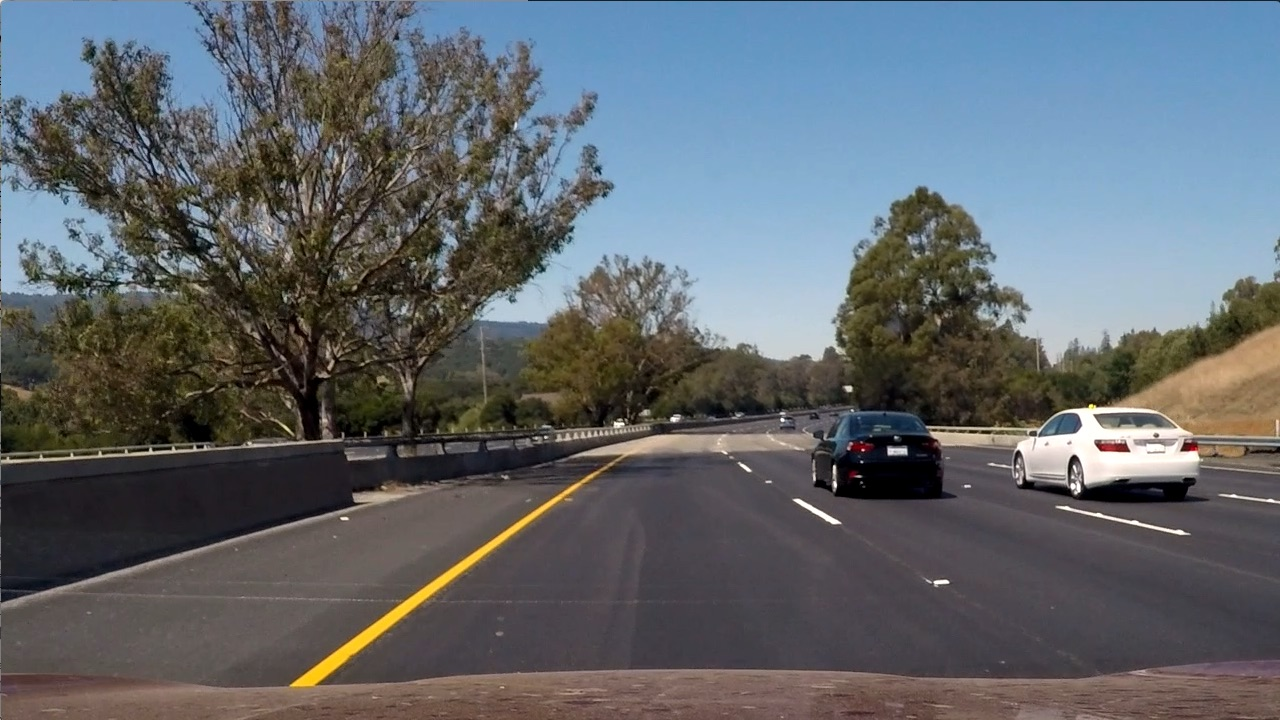
#> input picture CarND-Advanced-Lane-Lines-P4/test_images/test6.jpg, 1280 x 720 px
$ jupyter execute --allow-errors final_processing_pipeline.ipynb   (shell and % lines are left out)   (older library calls are emulated)
#> lines starting #> are read from the running program, lines starting #| are printed output that depends on the picture; after the words box and inside, x2 and y2 are one past the last pixel; in counts of white or black regions, pixels touching at a corner belong together
### CarND-Advanced-Lane-Lines-P4/cool_image_functions.py
import numpy as np
import cv2
import glob
import matplotlib.pyplot as plt
import pickle


def caliberate_camera():
    "returns objpoints ans imgpoints"

    nx = 9
    ny = 6
    # prepare object points, like (0,0,0), (1,0,0), (2,0,0) ....,(6,5,0)
    objp = np.zeros((ny*nx,3), np.float32)
    objp[:,:2] = np.mgrid[0:nx, 0:ny].T.reshape(-1,2)

    # Arrays to store object points and image points from all the images.
    objpoints = [] # 3d points in real world space
    imgpoints = [] # 2d points in image plane.

    # Make a list of calibration images
    images = glob.glob("camera_cal/calibration*.jpg")

    # Step through the list and search for chessboard corners
    for idx, fname in enumerate(images):
       img = cv2.imread(fname)
       gray = cv2.cvtColor(img, cv2.COLOR_BGR2GRAY)

       # Find the chessboard corners
       ret, corners = cv2.findChessboardCorners(gray, (nx,ny), None)

       # If found, add object points, image points
       if ret == True:
          objpoints.append(objp)
          imgpoints.append(corners)

    img = cv2.imread('camera_cal/calibration11.jpg')
    img_size = (img.shape[1], img.shape[0])

    ret, mtx, dist, rvecs, tvecs = cv2.calibrateCamera(objpoints, imgpoints, img_size, None, None)

    dist_pickle = {}
    dist_pickle["mtx"] = mtx
    dist_pickle["dist"] = dist
    pickle.dump( dist_pickle, open( "camera_cal/mtx_dist_pickle.p", "wb" ) )

    return mtx, dist

def cal_undistort(img, mtx, dist):
    """Returns undistorted image."""
    #undistort using saved camera caliberation result
    undist = cv2.undistort(img, mtx, dist, None, mtx)
    cv2.imwrite('calibration_wide/test_undist.jpg',undist)

    return undist

def apply_color_and_gradient_threshold(img, s_thresh=(170, 255), sx_thresh=(20, 100)):
    img = np.copy(img)

    # Convert to HSV color space and separate the V channel
    hls = cv2.cvtColor(img, cv2.COLOR_RGB2HLS).astype(np.float)
    l_channel = hls[:,:,1]
    s_channel = hls[:,:,2]
    gray = cv2.cvtColor(img, cv2.COLOR_RGB2GRAY)

    # Sobel x (try with l_channel and gray interchangably: rajesh)
    sobelx = cv2.Sobel(gray, cv2.CV_64F, 1, 0) # Take the derivative in x
    abs_sobelx = np.absolute(sobelx) # Absolute x derivative to accentuate lines away from horizontal
    scaled_sobel = np.uint8(255*abs_sobelx/np.max(abs_sobelx))

    # Threshold x gradient
    sxbinary = np.zeros_like(scaled_sobel)
    sxbinary[(scaled_sobel >= sx_thresh[0]) & (scaled_sobel <= sx_thresh[1])] = 1

    # Threshold color channel
    s_binary = np.zeros_like(s_channel)
    s_binary[(s_channel >= s_thresh[0]) & (s_channel <= s_thresh[1])] = 1

    # Stack each channel
    # Note color_binary[:, :, 0] is all 0s, effectively an all black image. It might
    # be beneficial to replace this channel with something else.
    color_binary = np.dstack(( np.zeros_like(sxbinary), sxbinary, s_binary))

    # Combine the two binary thresholds
    combined_binary = np.zeros_like(sxbinary)
    combined_binary[(s_binary == 1) | (sxbinary == 1)] = 1

    return combined_binary, color_binary

def mask_this_image(img, points):
    '''set the non-regionOfInterest to black'''
    mask = np.zeros_like(img)
    ignore_mask_color = 255

    cv2.fillPoly(mask, points, ignore_mask_color)

    result = cv2.bitwise_and(img, mask)
    return result


def transform_perspective(src, dst, img, image_shape):
    M = cv2.getPerspectiveTransform(src, dst)
    Minv = cv2.getPerspectiveTransform(dst, src)
    warped = cv2.warpPerspective(img, M, (image_shape[1], image_shape[0]), flags=cv2.INTER_LINEAR)

    return warped, Minv


def extract_pixel_positions(img):

    binary_warped = img
    # Assuming you have created a warped binary image called "binary_warped"
    # Take a histogram of the bottom half of the image
    histogram = np.sum(binary_warped[int(binary_warped.shape[0]/2):,:], axis=0)
    # Create an output image to draw on and  visualize the result
    out_img = np.dstack((binary_warped, binary_warped, binary_warped))*255
    # Find the peak of the left and right halves of the histogram
    # These will be the starting point for the left and right lines
    midpoint = np.int(histogram.shape[0]/2)
    leftx_base = np.argmax(histogram[:midpoint])
    rightx_base = np.argmax(histogram[midpoint:]) + midpoint

    # Choose the number of sliding windows
    nwindows = 9
    # Set height of windows
    window_height = np.int(binary_warped.shape[0]/nwindows)
    # Identify the x and y positions of all nonzero pixels in the image
    nonzero = binary_warped.nonzero()
    nonzeroy = np.array(nonzero[0])
    nonzerox = np.array(nonzero[1])
    # Current positions to be updated for each window
    leftx_current = leftx_base
    rightx_current = rightx_base
    # Set the width of the windows +/- margin
    margin = 100
    # Set minimum number of pixels found to recenter window
    minpix = 50
    # Create empty lists to receive left and right lane pixel indices
    left_lane_inds = []
    right_lane_inds = []

    # Step through the windows one by one
    for window in range(nwindows):
        # Identify window boundaries in x and y (and right and left)
        win_y_low = binary_warped.shape[0] - (window+1)*window_height
        win_y_high = binary_warped.shape[0] - window*window_height
        win_xleft_low = leftx_current - margin
        win_xleft_high = leftx_current + margin
        win_xright_low = rightx_current - margin
        win_xright_high = rightx_current + margin
        # Draw the windows on the visualization image
        cv2.rectangle(out_img,(win_xleft_low,win_y_low),(win_xleft_high,win_y_high),(0,255,0), 2)
        cv2.rectangle(out_img,(win_xright_low,win_y_low),(win_xright_high,win_y_high),(0,255,0), 2)
        # Identify the nonzero pixels in x and y within the window
        good_left_inds = ((nonzeroy >= win_y_low) & (nonzeroy < win_y_high) & (nonzerox >= win_xleft_low) & (nonzerox < win_xleft_high)).nonzero()[0]
        good_right_inds = ((nonzeroy >= win_y_low) & (nonzeroy < win_y_high) & (nonzerox >= win_xright_low) & (nonzerox < win_xright_high)).nonzero()[0]
        # Append these indices to the lists
        left_lane_inds.append(good_left_inds)
        right_lane_inds.append(good_right_inds)
        # If you found > minpix pixels, recenter next window on their mean position
        if len(good_left_inds) > minpix:
           leftx_current = np.int(np.mean(nonzerox[good_left_inds]))
        if len(good_right_inds) > minpix:
           rightx_current = np.int(np.mean(nonzerox[good_right_inds]))

    # Concatenate the arrays of indices
    left_lane_inds = np.concatenate(left_lane_inds)
    right_lane_inds = np.concatenate(right_lane_inds)

    # Extract left and right line pixel positions
    leftx = nonzerox[left_lane_inds]
    lefty = nonzeroy[left_lane_inds]
    rightx = nonzerox[right_lane_inds]
    righty = nonzeroy[right_lane_inds]

    return leftx, lefty, rightx, righty, out_img, nonzerox, nonzeroy, left_lane_inds, right_lane_inds

def evaluate_polynomial(indep, poly_coeffs):
    return poly_coeffs[0]*indep**2 + poly_coeffs[1]*indep + poly_coeffs[2]

def center(y, left_poly, right_poly):
    center = (1.5 * evaluate_polynomial(y, left_poly) - evaluate_polynomial(y, right_poly)) / 2
    return center


def write_data_on_image(img, left_curvature, right_curvature, curvature, vehicle_position):

    # Convert from pixels to meters
    vehicle_position = vehicle_position / 12800 * 3.7
    #curvature = curvature / 128 * 3.7

    font = cv2.FONT_HERSHEY_SIMPLEX
    cv2.putText(img, 'Radius of Curvature = %d(m)' % curvature, (50, 50), font, 1, (255, 255, 255), 2)
    cv2.putText(img, 'Left Curvature = %d(m)' % left_curvature, (50, 150), font, 1, (255, 255, 255), 2)
    cv2.putText(img, 'Right Curvature = %d(m)' % right_curvature, (50, 200), font, 1, (255, 255, 255), 2)
    left_or_right = "left" if vehicle_position < 0 else "right"
    cv2.putText(img, 'Vehicle is %.2fm %s of center' % (np.abs(vehicle_position), left_or_right), (50, 100), font, 1,
                (255, 255, 255), 2)

### CarND-Advanced-Lane-Lines-P4/final_processing_pipeline.ipynb
[cell 1]
import numpy as np
import cv2
import glob
import matplotlib.pyplot as plt
import matplotlib.image as mpimg
import pickle
import collections
from moviepy.editor import VideoFileClip
from IPython.display import HTML
from cool_image_functions import *

#> (a cell that did not finish here is left out)

[cell 3]
image_count = 0
prev_left_fitx = 0
prev_right_fitx = 0
prev_ploty = 0

similarity_theta = 8*100000
average_buffer_size = 80
min_avg_gap = 40*10000
global left_fitx_buffer, right_fitx_buffer, ploty_buffer
left_fitx_buffer = collections.deque(maxlen=average_buffer_size)
right_fitx_buffer = collections.deque(maxlen=average_buffer_size)
ploty_buffer = collections.deque(maxlen=average_buffer_size)

def processing_pipeline(current_image):

    global prev_left_fitx, prev_right_fitx, prev_ploty, image_count
    image_count = image_count + 1


    # load the caliberation result and use for undistorting any imag
    dist_pickle = pickle.load( open( "camera_cal/mtx_dist_pickle.p", "rb" ) )
    mtx = dist_pickle["mtx"]
    dist = dist_pickle["dist"]

    # undistort
    img = current_image
    image_shape = img.shape
    undistorted_img = cal_undistort(img, mtx, dist)

    #color_binary to check the individual contributions of x_gradient and color channel
    processed_image, color_binary = apply_color_and_gradient_threshold(undistorted_img, (170, 255), (35, 100))

    # Perform Masking
    points = np.array([[(0,image_shape[0]),(550, 470), (700, 470), (image_shape[1],image_shape[0])]], dtype=np.int32)
    masked_image = mask_this_image(processed_image, points)

    # Warping: Perspective Transformation
    src = np.float32(
    [[120, 720],
     [550, 470],
     [700, 470],
     [1160, 720]])

    dst = np.float32(
    [[200,720],
     [200,0],
     [1080,0],
     [1080,720]])
    warped_image, Minv = transform_perspective(src, dst, masked_image, image_shape)

    # Fit a polynomial on lane lines
    leftx, lefty, rightx, righty, out_img, nonzerox, nonzeroy, left_lane_inds, right_lane_inds   = extract_pixel_positions(warped_image)

    left_fit = np.polyfit(lefty, leftx, 2)
    right_fit = np.polyfit(righty, rightx, 2)

    ploty = np.linspace(0, warped_image.shape[0]-1, warped_image.shape[0] )
    left_fitx = left_fit[0]*ploty**2 + left_fit[1]*ploty + left_fit[2]
    right_fitx = right_fit[0]*ploty**2 + right_fit[1]*ploty + right_fit[2]

    if image_count > 1:
        max_gap = np.max(np.abs(right_fitx - left_fitx))
        min_gap = np.min(np.abs(right_fitx - left_fitx))
        #print (max_gap, min_gap)
        if ( (sum(np.abs(right_fitx - prev_right_fitx))) > similarity_theta ) or (min_gap < 100):
            left_fitx = prev_left_fitx
            right_fitx  = prev_right_fitx
            ploty = prev_ploty
    ploty_buffer.append(ploty)
    left_fitx_buffer.append(left_fitx)
    right_fitx_buffer.append(right_fitx)

    avg_ploty = sum(ploty_buffer) / min(image_count,average_buffer_size)
    avg_left_fitx = sum(left_fitx_buffer) / min(image_count,average_buffer_size)
    avg_right_fitx = sum(right_fitx_buffer) / min(image_count,average_buffer_size)

    # Determine curvature of the lane
    y_eval = 500

    # Define conversions in x and y from pixels space to meters
    ym_per_pix = 30/720 # meters per pixel in y dimension
    xm_per_pix = 3.7/700 # meters per pixel in x dimension

    # Fit new polynomials to x,y in world space
    left_fit_cr = np.polyfit(lefty*ym_per_pix, leftx*xm_per_pix, 2)
    right_fit_cr = np.polyfit(righty*ym_per_pix, rightx*xm_per_pix, 2)
    # Calculate the new radii of curvature
    left_curverad = ((1 + (2*left_fit_cr[0]*y_eval*ym_per_pix + left_fit_cr[1])**2)**1.5) / np.absolute(2*left_fit_cr[0])
    right_curverad = ((1 + (2*right_fit_cr[0]*y_eval*ym_per_pix + right_fit_cr[1])**2)**1.5) / np.absolute(2*right_fit_cr[0])
    # Now our radius of curvature is in meters

    curvature = (left_curverad + right_curverad) / 2
    centre = center(719, left_fit, right_fit)

    # Plot result on the road

    # Create an image to draw the lines on
    warp_zero = np.zeros_like(warped_image).astype(np.uint8)
    color_warp = np.dstack((warp_zero, warp_zero, warp_zero))

    # Recast the x and y points into usable format for cv2.fillPoly()
    pts_left = np.array([np.transpose(np.vstack([avg_left_fitx, avg_ploty]))])
    pts_right = np.array([np.flipud(np.transpose(np.vstack([avg_right_fitx, avg_ploty])))])
    pts = np.hstack((pts_left, pts_right))

    # Draw the lane onto the warped blank image
    cv2.fillPoly(color_warp, np.int_([pts]), (0,255, 0))

    # Warp the blank back to original image space using inverse perspective matrix (Minv)
    newwarp = cv2.warpPerspective(color_warp, Minv, (image_shape[1], image_shape[0]))
    # Combine the result with the original image
    result = cv2.addWeighted(undistorted_img, 1, newwarp, 0.3, 0)

    # Write curvature on the image
    write_data_on_image(result, curvature=curvature, left_curvature=left_curverad,  right_curvature=right_curverad, vehicle_position=centre)

    prev_left_fitx = left_fitx
    prev_right_fitx = right_fitx
    prev_ploty = ploty

    return result

[cell 4]
plt.imshow(processing_pipeline(mpimg.imread('test_images/test6.jpg')))
#> in processing_pipeline, `image_count = image_count + 1`: image_count = 1
#> (reads CarND-Advanced-Lane-Lines-P4/camera_cal/mtx_dist_pickle.p from the repository)
#> in processing_pipeline, img is the input picture: shape (720, 1280, 3); mean R, G, B 97, 102.6, 107.9
#> in apply_color_and_gradient_threshold, `s_channel = hls[:,:,2]`:
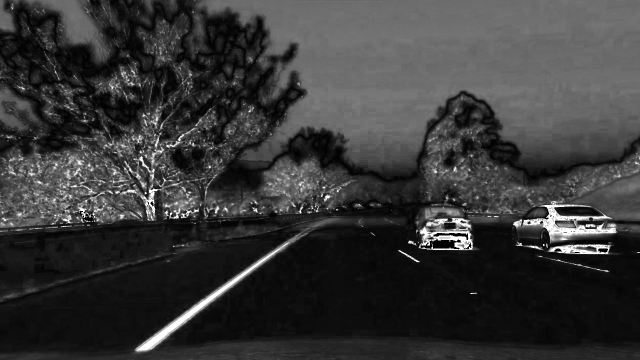
#> s_channel: shape (720, 1280) float64 (shown at 1/2 size); min 0, max 255, mean 55.9
#> in apply_color_and_gradient_threshold, `sobelx = cv2.Sobel(gray, cv2.CV_64F, 1, 0)`:
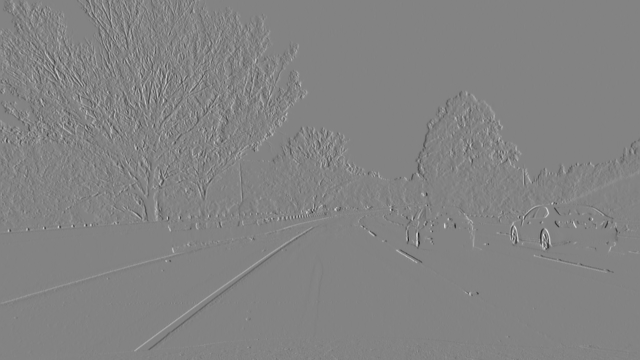
#> sobelx: shape (720, 1280) float64 (shown at 1/2 size); min -803, max 756, mean 0.2; drawn with min black and max white
#> in processing_pipeline, `processed_image, color_binary = apply_color_and_gradient_threshold(und..`:
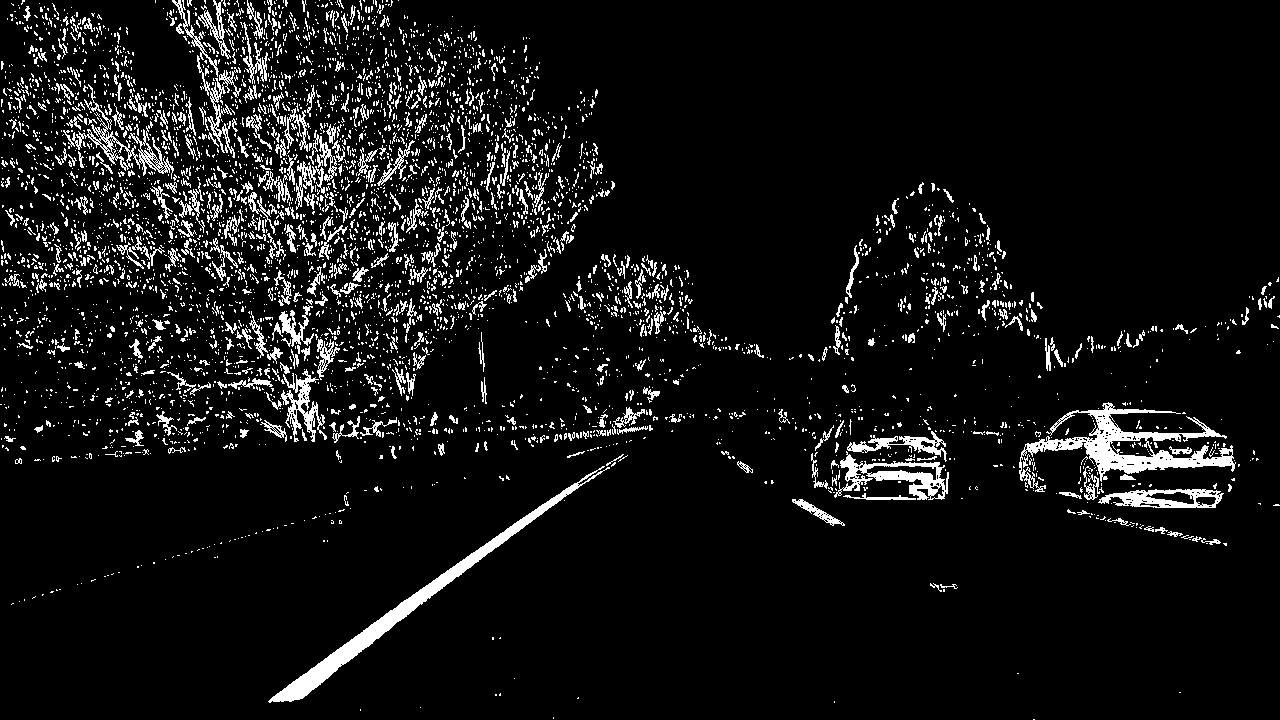
#> processed_image: shape (720, 1280); values 0 (black) and 1 (white), 7.4% white in thin lines or dots
#> in transform_perspective, `warped = cv2.warpPerspective(img, M, (image_shape[1], image_shape[0]),..`:
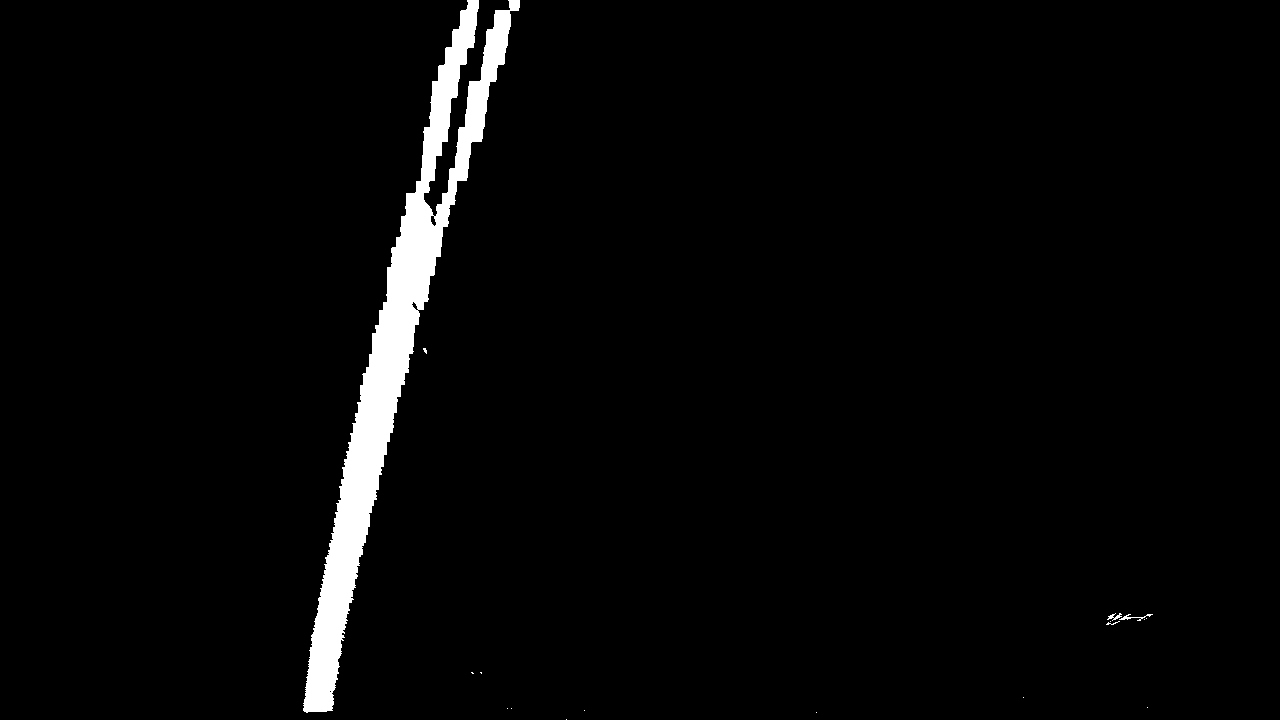
#> warped: shape (720, 1280); values 0 (black) and 1 (white), 2.9% white; 17 white regions (14 under 20 px), largest, box (x1, y1, x2, y2) and area: (303, 0, 520, 713) 26640, (1119, 614, 1153, 621) 70, (1107, 613, 1122, 621) 51
#> in processing_pipeline, `warped_image, Minv = transform_perspective(src, dst, masked_image, ima..`: Minv = [[0.17, -0.74, 515.9], [9.17e-17, -0.509, 470], [1.95e-19, -0.00119, 1]]
#> in extract_pixel_positions, `histogram = np.sum(binary_warped[int(binary_warped.shape[0]/2):,:], ax..`: histogram = 1280 values, max 174 at index 332, min 0 at index 0, mean 9.75
#> (the rest of the program and of its run is left out)
